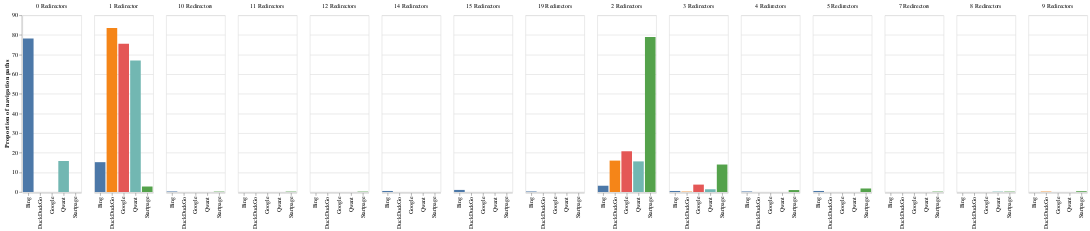

Notebook source saved alongside this figure:
### Markdown cell above
### Number of redirectors who store uids

### Code cell
keys = ["Bing", "Google", "DuckDuckGo", "Startpage", "Qwant"]
lists = [number_of_redirectors_creating_cookies_by_se[key] for key in number_of_redirectors_creating_cookies_by_se]

df = []

for index in range(len(keys)):
    
    counter = Counter(lists[index])
    counter = OrderedDict(sorted(counter.items()))
    total = sum(counter.values())
    
    for key, value in counter.items():
        if key == 1:
            df.append({"search_engine" : keys[index] , "number_of_first_parties" : str(key) + " Redirector", "Proportion of navigation paths" : 100 * (value/total)})

        else:
            df.append({"search_engine" : keys[index] , "number_of_first_parties" : str(key) + " Redirectors", "Proportion of navigation paths" : 100 * (value/total)})

df = pd.DataFrame(df)


chart = alt.Chart(df).mark_bar().encode(
#    x=alt.X('search_engine:O', axis=alt.Axis(title="",labels=False, ticks = False)),
    x=alt.X('search_engine:O', axis=alt.Axis(title="",labels=True, ticks = True)),
    y='Proportion of navigation paths:Q',
    color=alt.Color('search_engine:N', legend=None),
    column = alt.Column("number_of_first_parties:N", title=""),

)

#chart.save('plots/number_of_redirectors.pdf')

chart

### Figure 1 — Vega-Lite specification as saved in the notebook (floating-point values rounded to 4 significant figures)
{"config": {"view": {"continuousWidth": 300, "continuousHeight": 300}}, "data": {"name": "data-8ae5c8b421e385e57708369d0ddcd8e5"}, "mark": {"type": "bar"}, "encoding": {"color": {"field": "search_engine", "legend": null, "type": "nominal"}, "column": {"field": "number_of_first_parties", "title": "", "type": "nominal"}, "x": {"axis": {"labels": true, "ticks": true, "title": ""}, "field": "search_engine", "type": "ordinal"}, "y": {"field": "Proportion of navigation paths", "type": "quantitative"}}, "$schema": "https://vega.github.io/schema/vega-lite/v5.14.1.json", "datasets": {"data-8ae5c8b421e385e57708369d0ddcd8e5": [{"search_engine": "Bing", "number_of_first_parties": "0 Redirectors", "Proportion of navigation paths": 78.13}, {"search_engine": "Bing", "number_of_first_parties": "1 Redirector", "Proportion of navigation paths": 15.2}, {"search_engine": "Bing", "number_of_first_parties": "2 Redirectors", "Proportion of navigation paths": 3.2}, {"search_engine": "Bing", "number_of_first_parties": "3 Redirectors", "Proportion of navigation paths": 0.5333}, {"search_engine": "Bing", "number_of_first_parties": "4 Redirectors", "Proportion of navigation paths": 0.2667}, {"search_engine": "Bing", "number_of_first_parties": "5 Redirectors", "Proportion of navigation paths": 0.5333}, {"search_engine": "Bing", "number_of_first_parties": "10 Redirectors", "Proportion of navigation paths": 0.2667}, {"search_engine": "Bing", "number_of_first_parties": "14 Redirectors", "Proportion of navigation paths": 0.5333}, {"search_engine": "Bing", "number_of_first_parties": "15 Redirectors", "Proportion of navigation paths": 1.067}, {"search_engine": "Bing", "number_of_first_parties": "19 Redirectors", "Proportion of navigation paths": 0.2667}, {"search_engine": "Google", "number_of_first_parties": "1 Redirector", "Proportion of navigation paths": 75.47}, {"search_engine": "Google", "number_of_first_parties": "2 Redirectors", "Proportion of navigation paths": 20.75}, {"search_engine": "Google", "number_of_first_parties": "3 Redirectors", "Proportion of navigation paths": 3.774}, {"search_engine": "DuckDuckGo", "number_of_first_parties": "1 Redirector", "Proportion of navigation paths": 83.6}, {"search_engine": "DuckDuckGo", "number_of_first_parties": "2 Redirectors", "Proportion of navigation paths": 16.0}, {"search_engine": "DuckDuckGo", "number_of_first_parties": "3 Redirectors", "Proportion of navigation paths": 0.2}, {"search_engine": "DuckDuckGo", "number_of_first_parties": "9 Redirectors", "Proportion of navigation paths": 0.2}, {"search_engine": "Startpage", "number_of_first_parties": "1 Redirector", "Proportion of navigation paths": 2.8}, {"search_engine": "Startpage", "number_of_first_parties": "2 Redirectors", "Proportion of navigation paths": 79.0}, {"search_engine": "Startpage", "number_of_first_parties": "3 Redirectors", "Proportion of navigation paths": 14.0}, {"search_engine": "Startpage", "number_of_first_parties": "4 Redirectors", "Proportion of navigation paths": 1.0}, {"search_engine": "Startpage", "number_of_first_parties": "5 Redirectors", "Proportion of navigation paths": 1.8}, {"search_engine": "Startpage", "number_of_first_parties": "7 Redirectors", "Proportion of navigation paths": 0.2}, {"search_engine": "Startpage", "number_of_first_parties": "8 Redirectors", "Proportion of navigation paths": 0.2}, {"search_engine": "Startpage", "number_of_first_parties": "9 Redirectors", "Proportion of navigation paths": 0.4}, {"search_engine": "Startpage", "number_of_first_parties": "10 Redirectors", "Proportion of navigation paths": 0.2}, {"search_engine": "Startpage", "number_of_first_parties": "11 Redirectors", "Proportion of navigation paths": 0.2}, {"search_engine": "Startpage", "number_of_first_parties": "12 Redirectors", "Proportion of navigation paths": 0.2}, {"search_engine": "Qwant", "number_of_first_parties": "0 Redirectors", "Proportion of navigation paths": 15.8}, {"search_engine": "Qwant", "number_of_first_parties": "1 Redirector", "Proportion of navigation paths": 67.0}, {"search_engine": "Qwant", "number_of_first_parties": "2 Redirectors", "Proportion of navigation paths": 15.6}, {"search_engine": "Qwant", "number_of_first_parties": "3 Redirectors", "Proportion of navigation paths": 1.4}, {"search_engine": "Qwant", "number_of_first_parties": "8 Redirectors", "Proportion of navigation paths": 0.2}]}}
